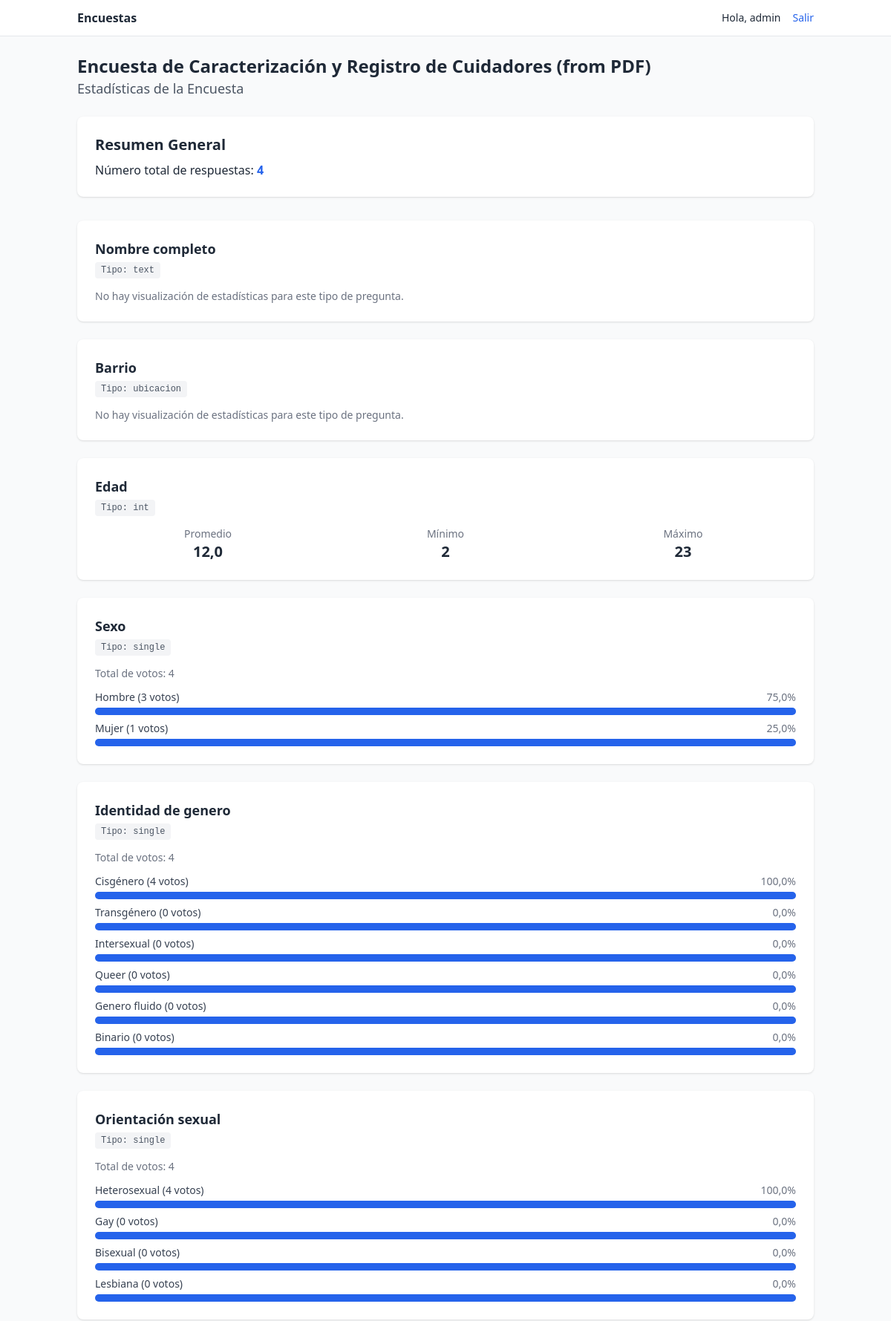
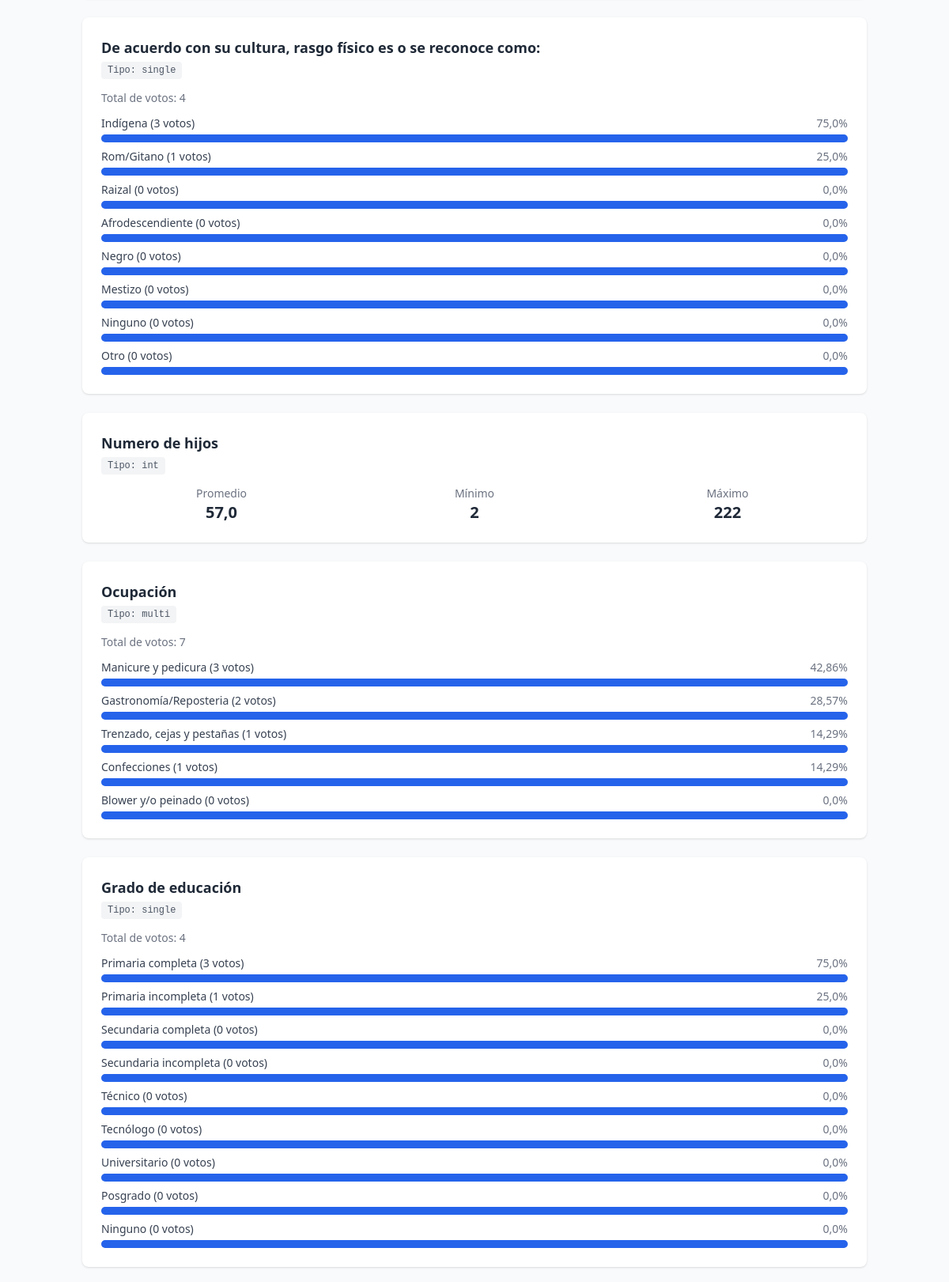
The page /stats/caracterizacion-cuidadores-pdf/ (signed in, upper part) on the database its author committed (2 pictures, top to bottom).
### surveys/models.py (models this page shows, shortened)
class Survey(models.Model):
    name = models.CharField(max_length=200, unique=True)
    description = models.TextField(blank=True)
    code = models.SlugField(max_length=80, unique=True)
    is_active = models.BooleanField(default=True)
    created_at = models.DateTimeField(auto_now_add=True)
    require_token = models.BooleanField(default=False)

class Question(models.Model):
    section = models.ForeignKey(Section, on_delete=models.CASCADE, related_name="questions")
    code = models.SlugField(max_length=80)
    text = models.TextField()
    help_text = models.TextField(blank=True)
    qtype = models.CharField(max_length=10, choices=QuestionType.choices, default=QuestionType.TEXT)
    required = models.BooleanField(default=True)
    order = models.PositiveIntegerField(default=1)
    max_choices = models.PositiveIntegerField(default=0, help_text="0 = sin límite")
    ubicaciones = models.ManyToManyField(Ubicacion, blank=True, related_name="questions")
    single_choice_display = models.CharField(
        max_length=10,
        choices=SingleChoiceDisplayType.choices,
        default=SingleChoiceDisplayType.RADIO,
        help_text="Solo para preguntas de opción única (single)"
    )
    depends_on = models.ForeignKey(
        'self',
        on_delete=models.SET_NULL,
        null=True,
        blank=True,
        related_name='dependent_questions',
        help_text="La pregunta de la que esta depende"
    )
    depends_on_option = models.ForeignKey(
        'surveys.Option',
        on_delete=models.SET_NULL,
        null=True,
        blank=True,
        related_name='triggering_questions',
        help_text="La opción que activa esta pregunta"
    )
    depends_on_value_min = models.DecimalField(max_digits=10, decimal_places=2, null=True, blank=True, help_text="Valor mínimo para activar la pregunta (para respuestas numéricas)")
    depends_on_value_max = models.DecimalField(max_digits=10, decimal_places=2, null=True, blank=True, help_text="Valor máximo para activar la pregunta (para respuestas numéricas)")
    copy_from = models.CharField(max_length=100, blank=True, help_text="Nombre del campo del cual copiar la respuesta (ej. 'identificacion' o 'question_123').")
    copy_text_from = models.BooleanField(default=False, help_text="Si se marca, el texto de la pregunta se copiará del campo seleccionado.")
    min_value = models.IntegerField(null=True, blank=True, help_text="Valor mínimo para preguntas de tipo entero.")
    max_value = models.IntegerField(null=True, blank=True, help_text="Valor máximo para preguntas de tipo entero.")
    class Meta:
        unique_together = ("section", "code")
        ordering = ["section__order", "order"]
        constraints = [
            CheckConstraint(
                check=Q(depends_on_option__isnull=True) | (Q(depends_on_value_min__isnull=True) & Q(depends_on_value_max__isnull=True)),
                name='option_or_value_dependency'
            )
        ]

class Option(models.Model):
    question = models.ForeignKey(Question, on_delete=models.CASCADE, related_name="options")
    code = models.SlugField(max_length=80)
    label = models.CharField(max_length=200)
    order = models.PositiveIntegerField(default=1)
    numeric_value = models.IntegerField(null=True, blank=True,
                                        validators=[MinValueValidator(0), MaxValueValidator(10)])
    class Meta:
        unique_together = ("question", "code")
        ordering = ["order"]

### surveys/views.py (the view)
# urls.py: path("stats/<slug:survey_code>/", views.survey_stats_view, name="stats"),
@login_required
def survey_stats_view(request, survey_code):
    survey = get_object_or_404(Survey, code=survey_code)
    response_count = ResponseSet.objects.filter(survey=survey).count()
    questions = Question.objects.filter(section__survey=survey).order_by('section__order', 'order')
    stats_data = []
    for q in questions:
        q_stats = {
            'text': q.text,
            'type': q.qtype,
            'data': None
        }
        if q.qtype in [QuestionType.SINGLE, QuestionType.MULTI, QuestionType.LIKERT]:
            options_with_counts = []
            options = q.options.all().annotate(count=Count('selected_in')).order_by('-count')
            total_votes = sum(opt.count for opt in options)
            for option in options:
                percentage = (option.count / total_votes * 100) if total_votes > 0 else 0
                options_with_counts.append({
                    'label': option.label,
                    'count': option.count,
                    'percentage': round(percentage, 2)
                })
            q_stats['data'] = {'options': options_with_counts, 'total_votes': total_votes}
        elif q.qtype in [QuestionType.INTEGER, QuestionType.DECIMAL]:
            agg_field = 'integer_answer' if q.qtype == QuestionType.INTEGER else 'decimal_answer'
            result = Answer.objects.filter(question=q, response__survey=survey).aggregate(
                avg=Avg(agg_field),
                min=Min(agg_field),
                max=Max(agg_field)
            )
            if result['avg'] is not None:
                result['avg'] = round(result['avg'], 2)
            q_stats['data'] = result
        elif q.qtype == QuestionType.BOOL:
            counts = Answer.objects.filter(question=q, response__survey=survey).values('bool_answer').annotate(count=Count('id'))
            result = {'true': 0, 'false': 0}
            for item in counts:
                if item['bool_answer'] == True:
                    result['true'] = item['count']
                elif item['bool_answer'] == False:
                    result['false'] = item['count']
            q_stats['data'] = result
        stats_data.append(q_stats)
    context = {
        'survey': survey,
        'response_count': response_count,
        'stats_data': stats_data
    }
    return render(request, 'surveys/survey_stats.html', context)

### surveys/templates/surveys/survey_stats.html (shortened to what this page needs)
{% extends "surveys/base.html" %}
{% block content %}
<div class="mb-6">
  <h1 class="text-2xl font-bold">{{ survey.name }}</h1>
  <p class="text-lg text-gray-600">Estadísticas de la Encuesta</p>
</div>
<div class="bg-white p-6 rounded-lg shadow mb-8">
  <h2 class="text-xl font-semibold">Resumen General</h2>
  <p class="mt-2">Número total de respuestas: <span class="font-bold text-blue-600">{{ response_count }}</span></p>
</div>
<div class="space-y-6">
  {% for question_stat in stats_data %}
    <div class="bg-white p-6 rounded-lg shadow">
      <h3 class="font-semibold text-lg">{{ question_stat.text }}</h3>
      <span class="text-xs font-mono bg-gray-100 text-gray-600 px-2 py-1 rounded">Tipo: {{ question_stat.type }}</span>
      <div class="mt-4">
        {% if question_stat.type == 'single' or question_stat.type == 'multi' or question_stat.type == 'likert' %}
          {% with stats=question_stat.data %}
            <p class="text-sm text-gray-500 mb-3">Total de votos: {{ stats.total_votes }}</p>
            <div class="space-y-2">
              {% for option in stats.options %}
                <div>
                  <div class="flex justify-between mb-1">
                    <span class="text-sm font-medium text-gray-700">{{ option.label }} ({{ option.count }} votos)</span>
                    <span class="text-sm font-medium text-gray-500">{{ option.percentage }}%</span>
                  </div>
                  <div class="w-full bg-gray-200 rounded-full h-2.5">
                    <div class="bg-blue-600 h-2.5 rounded-full" style="width: {{ option.percentage }}%"></div>
                  </div>
                </div>
              {% empty %}
                <p class="text-sm text-gray-500">Aún no hay respuestas para esta pregunta.</p>
              {% endfor %}
            </div>
          {% endwith %}
        {% elif question_stat.type == 'int' or question_stat.type == 'dec' %}
          {% with stats=question_stat.data %}
            <div class="grid grid-cols-3 gap-4 text-center">
              <div>
                <p class="text-sm text-gray-500">Promedio</p>
                <p class="text-xl font-bold">{{ stats.avg|default:"N/A" }}</p>
              </div>
              <div>
                <p class="text-sm text-gray-500">Mínimo</p>
                <p class="text-xl font-bold">{{ stats.min|default:"N/A" }}</p>
              </div>
              <div>
                <p class="text-sm text-gray-500">Máximo</p>
                <p class="text-xl font-bold">{{ stats.max|default:"N/A" }}</p>
              </div>
            </div>
          {% endwith %}
        {% elif question_stat.type == 'bool' %}
          {% with stats=question_stat.data %}
            <div class="flex space-x-4">
              <p>Sí: <span class="font-bold">{{ stats.true }}</span></p>
              <p>No: <span class="font-bold">{{ stats.false }}</span></p>
            </div>
          {% endwith %}
        {% else %}
          <p class="text-sm text-gray-500">No hay visualización de estadísticas para este tipo de pregunta.</p>
        {% endif %}
      </div>
    </div>
  {% endfor %}
</div>
{% endblock %}

### surveys/templates/surveys/base.html (shortened to what this page needs)
{% load static %}
<!doctype html>
<html lang="es">
<head>
  <script src="https://cdn.tailwindcss.com"></script>
</head>
<body class="bg-gray-50 text-gray-800">
  <nav class="bg-white border-b sticky top-0 z-10">
    <div class="max-w-5xl mx-auto px-4 py-3 flex items-center justify-between">
      <a href="{% url 'surveys:list' %}" class="flex items-center gap-2 font-semibold">
        Encuestas
      </a>
      <div class="flex items-center gap-4">
        {% if user.is_authenticated %}
          <span class="text-sm">Hola, {{ user.username }}</span>
          <a class="text-sm text-blue-600" href="{% url 'logout' %}">Salir</a>
        {% elif not public %}
          <a class="text-sm text-blue-600" href="{% url 'login' %}">Ingresar</a>
          <a class="text-sm text-blue-600" href="{% url 'signup' %}">Crear cuenta</a>
        {% endif %}
      </div>
    </div>
  </nav>
  <main class="max-w-5xl mx-auto px-4 py-6">
    {% block content %}{% endblock %}
  </main>
</body>
</html>

### rows shown on the page
Survey: name "Encuesta de Caracterización y Registro de Cuidadores (from PDF)"
Question: text "Nombre completo", type "text"
Question: text "Barrio", type "ubicacion"
Question: text "Edad", type "int"
Question: text "Sexo", type "single"
Option: label "Hombre"
Option: label "Mujer"
Question: text "Identidad de genero", type "single"
Option: label "Cisgénero"
Option: label "Transgénero"
Option: label "Intersexual"
Option: label "Queer"
Option: label "Genero fluido"
Option: label "Binario"
Question: text "Orientación sexual", type "single"
Option: label "Heterosexual"
Option: label "Gay"
Option: label "Bisexual"
Option: label "Lesbiana"
Question: text "De acuerdo con su cultura, rasgo físico es o se reconoce como:", type "single"
Option: label "Indígena"
Option: label "Rom/Gitano"
Option: label "Raizal"
Option: label "Afrodescendiente"
Option: label "Negro"
Option: label "Mestizo"
Option: label "Ninguno"
Option: label "Otro"
Question: text "Numero de hijos", type "int"
Question: text "Ocupación", type "multi"
Option: label "Manicure y pedicura"
Option: label "Gastronomía/Reposteria"
Option: label "Trenzado, cejas y pestañas"
Option: label "Confecciones"
Option: label "Blower y/o peinado"
Question: text "Grado de educación", type "single"
Option: label "Primaria completa"
Option: label "Primaria incompleta"
Option: label "Secundaria completa"
Option: label "Secundaria incompleta"
Option: label "Técnico"
Option: label "Tecnólogo"
Option: label "Universitario"
Option: label "Posgrado"
Option: label "Ninguno"

### other values the page prints
{{ user.username }} "admin"
{{ response_count }} "4"
{{ stats.avg|default:"N/A" }} "12,0" "57,0"
{{ stats.min|default:"N/A" }} "2" "2"
{{ stats.max|default:"N/A" }} "23" "222"
{{ stats.total_votes }} "4" "4" "4" "4" "7" "4"
{{ option.count }} "3" "1" "4" "0" "0" "0" "0" "0" "4" "0" "0" "0" "3" "1" "0" "0" "0" "0" "0" "0" "3" "2" "1" "1" "0" "3" "1" "0" "0" "0" "0" "0" "0" "0"
{{ option.percentage }} "75,0" "25,0" "100,0" "0,0" "0,0" "0,0" "0,0" "0,0" "100,0" "0,0" "0,0" "0,0" "75,0" "25,0" "0,0" "0,0" "0,0" "0,0" "0,0" "0,0" "42,86" "28,57" "14,29" "14,29" "0,0" "75,0" "25,0" "0,0" "0,0" "0,0" "0,0" "0,0" "0,0" "0,0"
